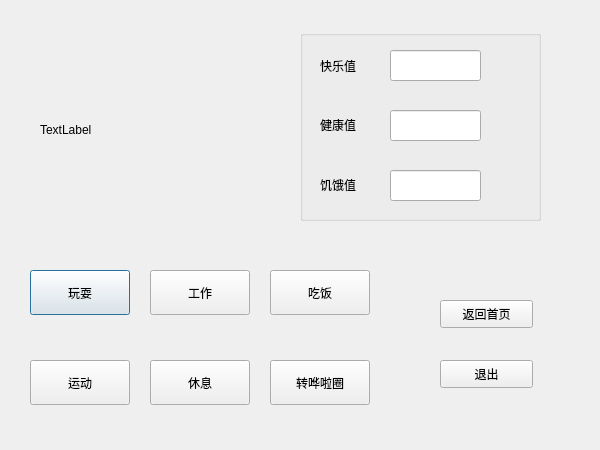
<?xml version="1.0" encoding="UTF-8"?>
<ui version="4.0">
 <class>pet_main</class>
 <widget class="QDialog" name="pet_main">
  <property name="geometry">
   <rect>
    <x>0</x>
    <y>0</y>
    <width>600</width>
    <height>450</height>
   </rect>
  </property>
  <property name="windowTitle">
   <string>宠物界面</string>
  </property>
  <widget class="QPushButton" name="button_play">
   <property name="geometry">
    <rect>
     <x>30</x>
     <y>270</y>
     <width>100</width>
     <height>45</height>
    </rect>
   </property>
   <property name="text">
    <string>玩耍</string>
   </property>
  </widget>
  <widget class="QPushButton" name="button_work">
   <property name="geometry">
    <rect>
     <x>150</x>
     <y>270</y>
     <width>100</width>
     <height>45</height>
    </rect>
   </property>
   <property name="text">
    <string>工作</string>
   </property>
  </widget>
  <widget class="QPushButton" name="button_eat">
   <property name="geometry">
    <rect>
     <x>270</x>
     <y>270</y>
     <width>100</width>
     <height>45</height>
    </rect>
   </property>
   <property name="text">
    <string>吃饭</string>
   </property>
  </widget>
  <widget class="QPushButton" name="button_musci">
   <property name="geometry">
    <rect>
     <x>270</x>
     <y>360</y>
     <width>100</width>
     <height>45</height>
    </rect>
   </property>
   <property name="text">
    <string>转哗啦圈</string>
   </property>
  </widget>
  <widget class="QPushButton" name="button_sport">
   <property name="geometry">
    <rect>
     <x>30</x>
     <y>360</y>
     <width>100</width>
     <height>45</height>
    </rect>
   </property>
   <property name="text">
    <string>运动</string>
   </property>
  </widget>
  <widget class="QPushButton" name="button_sleep">
   <property name="geometry">
    <rect>
     <x>150</x>
     <y>360</y>
     <width>100</width>
     <height>45</height>
    </rect>
   </property>
   <property name="text">
    <string>休息</string>
   </property>
  </widget>
  <widget class="QGroupBox" name="groupBox">
   <property name="geometry">
    <rect>
     <x>300</x>
     <y>30</y>
     <width>241</width>
     <height>191</height>
    </rect>
   </property>
   <property name="title">
    <string/>
   </property>
   <widget class="QLabel" name="label">
    <property name="geometry">
     <rect>
      <x>20</x>
      <y>20</y>
      <width>72</width>
      <height>31</height>
     </rect>
    </property>
    <property name="text">
     <string>快乐值</string>
    </property>
   </widget>
   <widget class="QLabel" name="label_2">
    <property name="geometry">
     <rect>
      <x>20</x>
      <y>85</y>
      <width>72</width>
      <height>20</height>
     </rect>
    </property>
    <property name="text">
     <string>健康值</string>
    </property>
   </widget>
   <widget class="QLabel" name="label_3">
    <property name="geometry">
     <rect>
      <x>20</x>
      <y>144</y>
      <width>72</width>
      <height>21</height>
     </rect>
    </property>
    <property name="text">
     <string>饥饿值</string>
    </property>
   </widget>
   <widget class="QLineEdit" name="lineEdit">
    <property name="geometry">
     <rect>
      <x>90</x>
      <y>20</y>
      <width>91</width>
      <height>31</height>
     </rect>
    </property>
   </widget>
   <widget class="QLineEdit" name="lineEdit_2">
    <property name="geometry">
     <rect>
      <x>90</x>
      <y>80</y>
      <width>91</width>
      <height>31</height>
     </rect>
    </property>
   </widget>
   <widget class="QLineEdit" name="lineEdit_3">
    <property name="geometry">
     <rect>
      <x>90</x>
      <y>140</y>
      <width>91</width>
      <height>31</height>
     </rect>
    </property>
   </widget>
  </widget>
  <widget class="QPushButton" name="button_return">
   <property name="geometry">
    <rect>
     <x>440</x>
     <y>300</y>
     <width>93</width>
     <height>28</height>
    </rect>
   </property>
   <property name="text">
    <string>返回首页</string>
   </property>
  </widget>
  <widget class="QPushButton" name="button_exit">
   <property name="geometry">
    <rect>
     <x>440</x>
     <y>360</y>
     <width>93</width>
     <height>28</height>
    </rect>
   </property>
   <property name="text">
    <string>退出</string>
   </property>
  </widget>
  <widget class="QLabel" name="label_gif">
   <property name="geometry">
    <rect>
     <x>40</x>
     <y>30</y>
     <width>200</width>
     <height>200</height>
    </rect>
   </property>
   <property name="text">
    <string>TextLabel</string>
   </property>
  </widget>
 </widget>
 <resources/>
 <connections/>
</ui>
